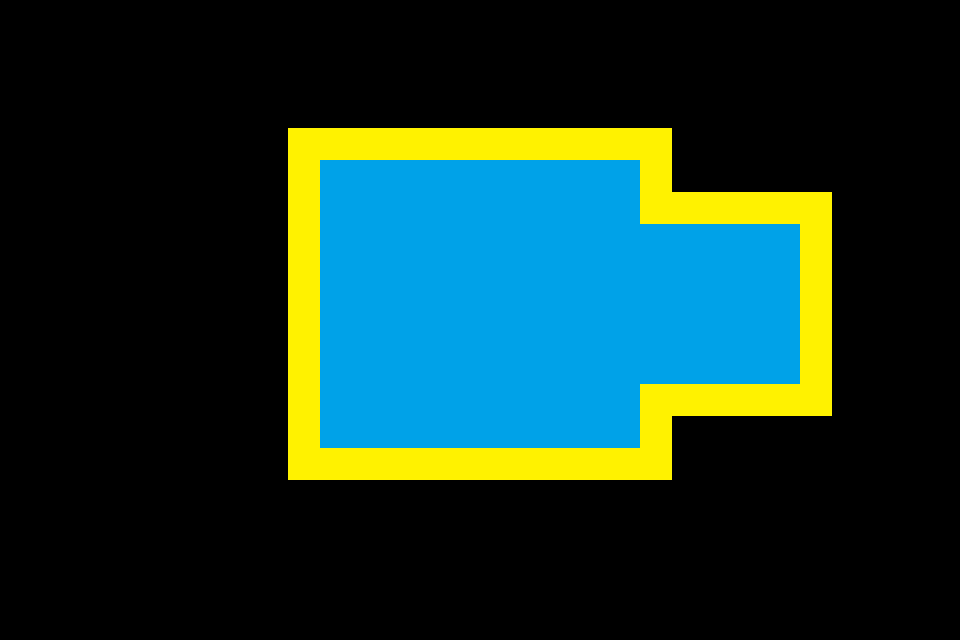

Rendered tile map (Tiled .tmx) drawn with the repository's tilesets; below, a short description and the full map source, tile grids included:
An orthogonal 30x20 tile map with 32x32 px tiles, 1 tile layer (Tile Layer 1).

<map version="1.10" tiledversion="1.11.2" orientation="orthogonal" renderorder="left-up" width="30" height="20" tilewidth="32" tileheight="32" infinite="0" nextlayerid="2" nextobjectid="1">
 <editorsettings>
  <export target="../assets/data/maps/Test.tmj" format="json" />
 </editorsettings>
 <tileset firstgid="1" source="test.tsx" />
 <layer id="1" name="Tile Layer 1" width="30" height="20">
  <data encoding="csv">
0,0,0,0,0,0,0,0,0,0,0,0,0,0,0,0,0,0,0,0,0,0,0,0,0,0,0,0,0,0,
0,0,0,0,0,0,0,0,0,0,0,0,0,0,0,0,0,0,0,0,0,0,0,0,0,0,0,0,0,0,
0,0,0,0,0,0,0,0,0,0,0,0,0,0,0,0,0,0,0,0,0,0,0,0,0,0,0,0,0,0,
0,0,0,0,0,0,0,0,0,0,0,0,0,0,0,0,0,0,0,0,0,0,0,0,0,0,0,0,0,0,
0,0,0,0,0,0,0,0,0,2,2,2,2,2,2,2,2,2,2,2,2,0,0,0,0,0,0,0,0,0,
0,0,0,0,0,0,0,0,0,2,1,1,1,1,1,1,1,1,1,1,2,0,0,0,0,0,0,0,0,0,
0,0,0,0,0,0,0,0,0,2,1,1,1,1,1,1,1,1,1,1,2,2,2,2,2,2,0,0,0,0,
0,0,0,0,0,0,0,0,0,2,1,1,1,1,1,1,1,1,1,1,1,1,1,1,1,2,0,0,0,0,
0,0,0,0,0,0,0,0,0,2,1,1,1,1,1,1,1,1,1,1,1,1,1,1,1,2,0,0,0,0,
0,0,0,0,0,0,0,0,0,2,1,1,1,1,1,1,1,1,1,1,1,1,1,1,1,2,0,0,0,0,
0,0,0,0,0,0,0,0,0,2,1,1,1,1,1,1,1,1,1,1,1,1,1,1,1,2,0,0,0,0,
0,0,0,0,0,0,0,0,0,2,1,1,1,1,1,1,1,1,1,1,1,1,1,1,1,2,0,0,0,0,
0,0,0,0,0,0,0,0,0,2,1,1,1,1,1,1,1,1,1,1,2,2,2,2,2,2,0,0,0,0,
0,0,0,0,0,0,0,0,0,2,1,1,1,1,1,1,1,1,1,1,2,0,0,0,0,0,0,0,0,0,
0,0,0,0,0,0,0,0,0,2,2,2,2,2,2,2,2,2,2,2,2,0,0,0,0,0,0,0,0,0,
0,0,0,0,0,0,0,0,0,0,0,0,0,0,0,0,0,0,0,0,0,0,0,0,0,0,0,0,0,0,
0,0,0,0,0,0,0,0,0,0,0,0,0,0,0,0,0,0,0,0,0,0,0,0,0,0,0,0,0,0,
0,0,0,0,0,0,0,0,0,0,0,0,0,0,0,0,0,0,0,0,0,0,0,0,0,0,0,0,0,0,
0,0,0,0,0,0,0,0,0,0,0,0,0,0,0,0,0,0,0,0,0,0,0,0,0,0,0,0,0,0,
0,0,0,0,0,0,0,0,0,0,0,0,0,0,0,0,0,0,0,0,0,0,0,0,0,0,0,0,0,0
</data>
 </layer>
</map>
